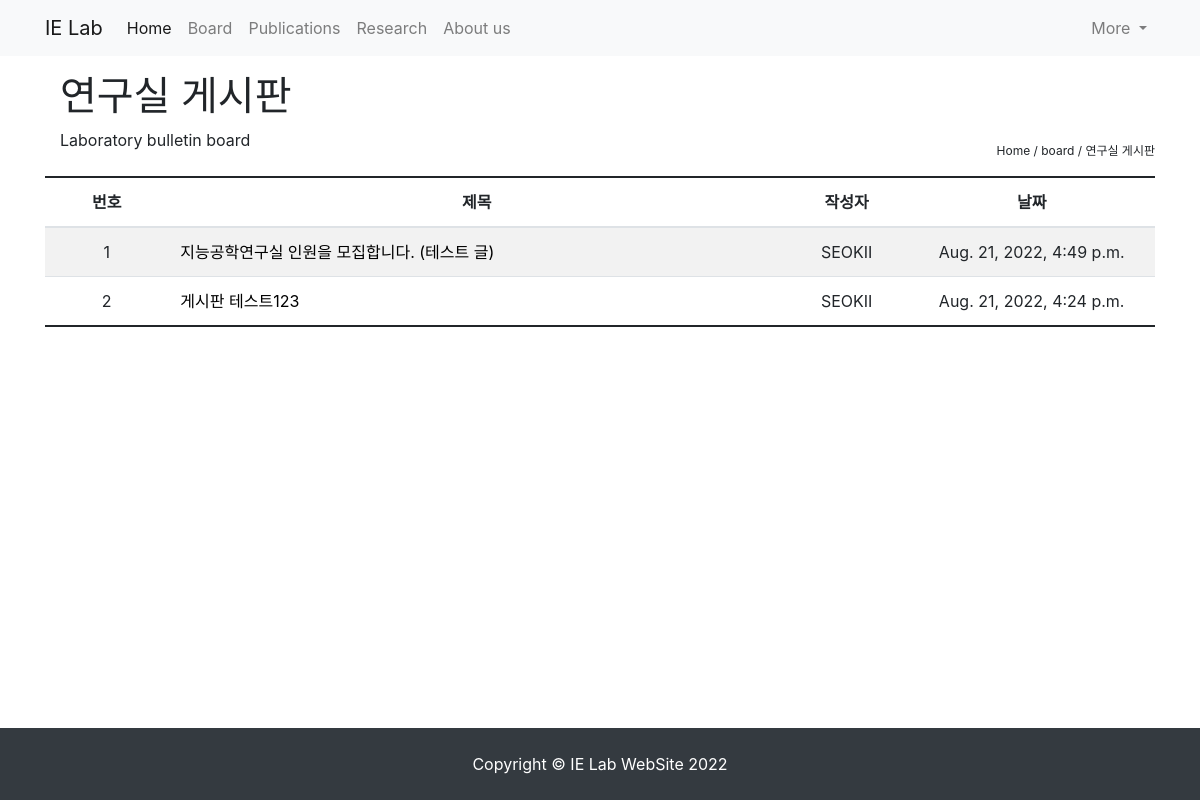
The page /blog/ on the database as committed earlier.
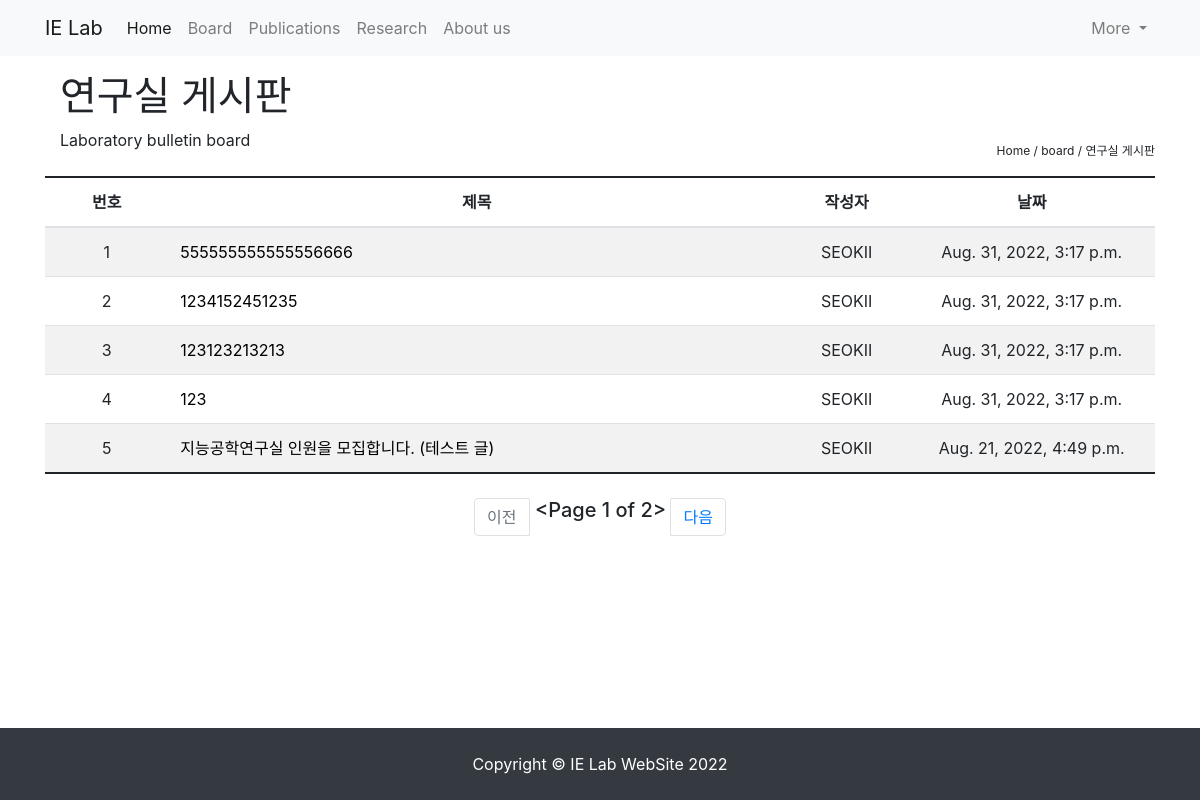
The same page on the database as committed later.
### blog/models.py (models this page shows, shortened)
class Post(models.Model):
    title = models.CharField(max_length=100)
    hook_text = models.CharField(max_length=100, blank=True)
    content = MarkdownxField()
    head_image = models.ImageField(upload_to='blog/images/%Y/%m/%d/', blank=True)
    file_upload = models.FileField(upload_to='blog/files/%Y/%m/%d/', blank=True)
    created_at = models.DateTimeField(auto_now_add=True)
    updated_at = models.DateTimeField(auto_now=True)
    author = models.ForeignKey(User, null=True, on_delete=models.SET_NULL)
    def get_absolute_url(self):
        return f'/blog/{self.pk}/'

### blog/views.py (the view)
# urls.py: path('', views.PostList.as_view()),
class PostList(ListView):
    model = Post
    ordering = '-pk'
    template_name = 'blog/blog_list.html'
    paginate_by = 5

### blog/templates/blog/blog_list.html (shortened to what this page needs)
{% extends 'blog/base.html' %}
{% block main_area %}
<section id="lab-page-title" class="page-title-parallax page-title-dark" style="background-image: url('/webdata/lab/hair/pageimage/6e2z95azd1dz87bzb45za8az67czd9dzb0dz353zf1.jpg');">
  <div class="container clearfix">
    <h1>연구실 게시판</h1>
    <span class="hidden-xs hidden-sm ">Laboratory bulletin board</span>
    <ol class ="ol-1">
      <li style="display: inline-block;">Home /</li>
      <li style="display: inline-block;">board /</li>
      <li style="display: inline-block;">연구실 게시판</li>
    </ol>
  </div>
</section>
    <br>
<div class="board_list_wrap">
    <table class="board_list table table-striped table-hover" style="border-top: 2px solid;border-bottom: 2px solid;">
    <thead>
    <tr>
        <th style="width: 10%; text-align: center;">번호</th>
        <th style="width: 50%; text-align: center;">제목</th>
        <th style="width: 10%; text-align: center;">작성자</th>
        <th style="width: 20%; text-align: center;">날짜</th>
    </tr>
    </thead>
        <tbody class="table-group-divider">
        {% if post_list.exists %}
            {% for p in post_list %}
                <tr class="{% if forloop.counter %}{% endif %}">
                    <td style="text-align:center;">{{ forloop.counter }}</td>
                    <td style="text-align:left; "><a style="color:black; " href="{{ p.get_absolute_url }}" >{{ p.title }}</a></td>
                    <td style="text-align:center;">{{ p.author | upper }}</td>
                    <td style="text-align:center;">{{ p.created_at }}</td>
                </tr>
                {% endfor %}
        {% else %}
            <h3>아직 게시물이 없습니다!</h3>
            <br>
            <br>
        {% endif %}
        </tbody>
    </table>
    {% if is_paginated %}
    <ul class="pagination justify-content-center my-4">
        {% if page_obj.has_previous %}
            <li class="page-item">
                <a class="page-link" href="?page={{ page_obj.previous_page_number }}">이전</a>
            </li>
        {% else %}
            <li class="page-item disabled">
                <a class="page-link" href="#">이전</a>
            </li>
        {% endif %}
        <h5>&nbsp;{{ page_obj }}&nbsp;</h5>
        {% if page_obj.has_next %}
            <li class="page-item">
                <a class="page-link" href="?page={{ page_obj.next_page_number }}">다음</a>
            </li>
        {% else %}
            <li class="page-item disabled">
                <a class="page-link" href="#">다음</a>
            </li>
        {% endif %}
    </ul>
    {% endif %}
</div>
{% endblock %}

Rows that differ between the two databases and show on the page:
no longer on this page (row unchanged): Post: title "게시판 테스트123", author "SEOKII", created_at "Aug. 21, 2022, 4:24 p.m."
added Post: title "555555555555556666", author "SEOKII", created_at "Aug. 31, 2022, 3:17 p.m."
added Post: title "1234152451235", author "SEOKII", created_at "Aug. 31, 2022, 3:17 p.m."
added Post: title "123123213213", author "SEOKII", created_at "Aug. 31, 2022, 3:17 p.m."
added Post: title "123", author "SEOKII", created_at "Aug. 31, 2022, 3:17 p.m."
Other text that changed with them:
{{ page_obj }}: (not shown) → "<Page 1 of 2>"
text now shown: "이전 다음"
